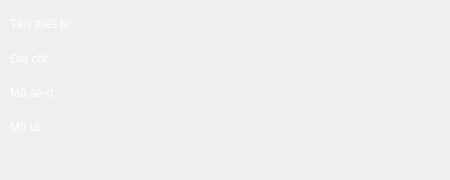
    <widget class="QWidget" name="tabInfo">
     <attribute name="title">
      <string>          Thiết bị          </string>
     </attribute>
     <widget class="QWidget" name="verticalLayoutWidget_4">
      <property name="geometry">
       <rect>
        <x>150</x>
        <y>10</y>
        <width>291</width>
        <height>101</height>
       </rect>
      </property>
      <layout class="QVBoxLayout" name="verticalLayout_3">
       <item>
        <widget class="QLabel" name="label_Name">
         <property name="styleSheet">
          <string notr="true">color: rgb(255, 255, 255);</string>
         </property>
         <property name="text">
          <string/>
         </property>
        </widget>
       </item>
       <item>
        <widget class="QLabel" name="label_Address">
         <property name="styleSheet">
          <string notr="true">color: rgb(255, 255, 255);</string>
         </property>
         <property name="text">
          <string/>
         </property>
        </widget>
       </item>
       <item>
        <widget class="QLabel" name="label_SerialNumber">
         <property name="styleSheet">
          <string notr="true">color: rgb(255, 255, 255);</string>
         </property>
         <property name="text">
          <string/>
         </property>
        </widget>
       </item>
      </layout>
     </widget>
     <widget class="QWidget" name="verticalLayoutWidget_5">
      <property name="geometry">
       <rect>
        <x>10</x>
        <y>10</y>
        <width>111</width>
        <height>131</height>
       </rect>
      </property>
      <layout class="QVBoxLayout" name="verticalLayout_5">
       <item>
        <widget class="QLabel" name="label_4">
         <property name="styleSheet">
          <string notr="true">color: rgb(255, 255, 255);</string>
         </property>
         <property name="text">
          <string>Tên thiết bị:</string>
         </property>
        </widget>
       </item>
       <item>
        <widget class="QLabel" name="label_6">
         <property name="styleSheet">
          <string notr="true">color: rgb(255, 255, 255);</string>
         </property>
         <property name="text">
          <string>Địa chỉ:</string>
         </property>
        </widget>
       </item>
       <item>
        <widget class="QLabel" name="label_7">
         <property name="styleSheet">
          <string notr="true">color: rgb(255, 255, 255);</string>
         </property>
         <property name="text">
          <string>Mã sê-ri:</string>
         </property>
        </widget>
       </item>
       <item>
        <widget class="QLabel" name="label_5">
         <property name="styleSheet">
          <string notr="true">color: rgb(255, 255, 255);</string>
         </property>
         <property name="text">
          <string>Mô tả:</string>
         </property>
        </widget>
       </item>
      </layout>
     </widget>
     <widget class="QWidget" name="verticalLayoutWidget_3">
      <property name="geometry">
       <rect>
        <x>150</x>
        <y>110</y>
        <width>291</width>
        <height>61</height>
       </rect>
      </property>
      <layout class="QVBoxLayout" name="verticalLayout_4">
       <item>
        <widget class="QLabel" name="label_Description">
         <property name="styleSheet">
          <string notr="true">color: rgb(255, 255, 255);</string>
         </property>
         <property name="text">
          <string/>
         </property>
         <property name="alignment">
          <set>Qt::AlignLeading|Qt::AlignLeft|Qt::AlignTop</set>
         </property>
        </widget>
       </item>
      </layout>
     </widget>
    </widget>
